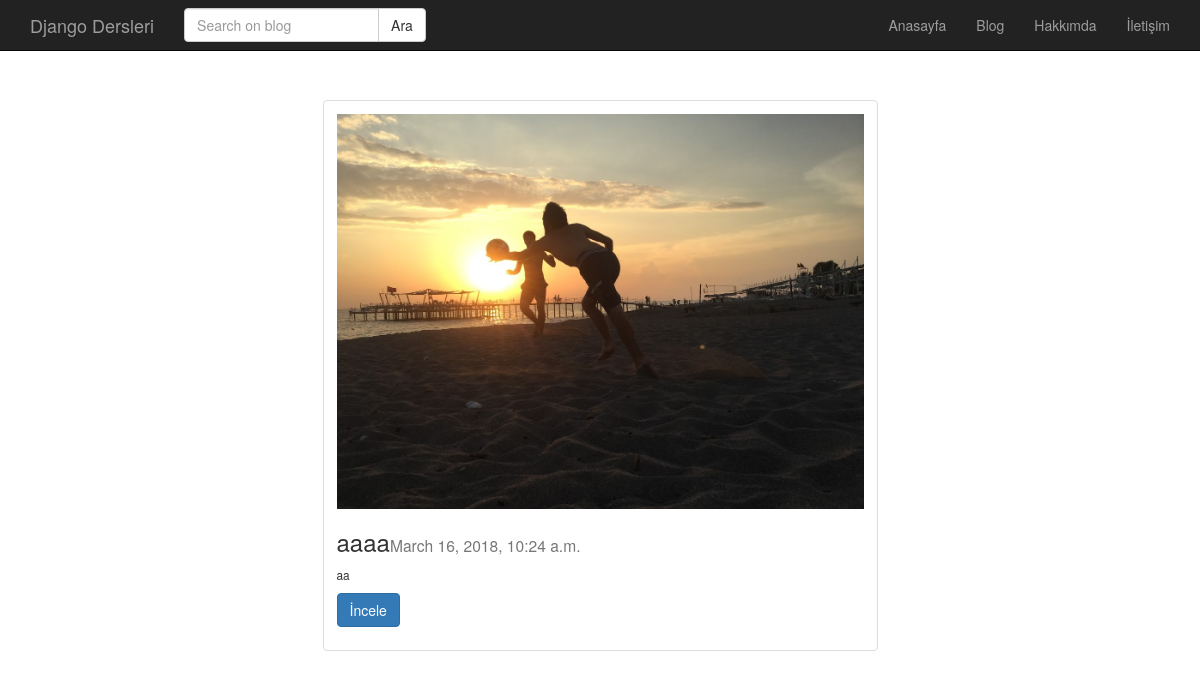
The app's page /post/17/ with its own data.
### post/models.py (models this page shows, shortened)
class Post(models.Model): #models.Model sınıfından miras aldık.
    title = models.CharField(max_length=120, verbose_name="Başlık")
    content = models.TextField(verbose_name="İçerik")
    publishing_date = models.DateTimeField(verbose_name="Yayınlanma Tarihi", auto_now_add=True)
    image = models.ImageField(null=True, blank=True)
    def get_absolute_url(self):
        return reverse('post:detail', kwargs={'id':self.id})
    class Meta:
        ordering = ['-publishing_date']

### post/views.py (the view)
# urls.py: url(r'^(?P<id>\d+)/$', post_detail, name='detail'),
def post_detail(request, id):
    post = get_object_or_404(Post, id=id)
    context = {
        'post' : post,
    }
    return render(request, 'post/detail.html', context)

### templates/post/detail.html (shortened to what this page needs)
{% extends 'base.html'%}
{% block body %}
        <div class="container">
            <div class="row">
              <div class="col-md-6 col-md-offset-3">
                <div class="thumbnail">
                  <div class="caption">
                      {% if post.image %}
                        <img src="{{ post.image.url }}" class="img-responsive">
                      {% endif %}
                    <h3>{{ post.title }}<small>{{ post.publishing_date }}</h3>
                    <p>{{ post.content|linebreaks }}</p>
                    <p><a href="{{ post.get_absolute_url }}" class="btn btn-primary" role="button">İncele</a>
                  </div>
                </div>
              </div>
            </div>
        </div>
{% endblock %}

### static/css/style.css (style rules this page uses)
body { padding-top: 100px; }

### records on screen
Post: image (picture), title "aaaa", publishing_date "March 16, 2018, 10:24 a.m.", content "aa"
